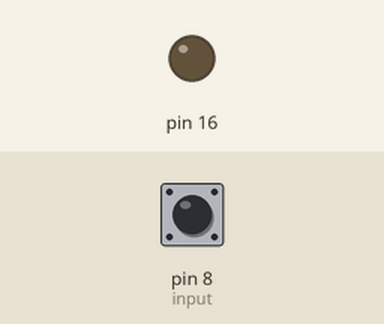
A program run on a simulated Raspberry Pi (header pin numbers). Parts: output pins drawn as LEDs (lit = HIGH). Inputs (shaded band) come from the test bench; at power-on: pin 8 (input) HIGH. What the program prints to the terminal is not drawn.

Above: at 1.2 s.
1.3 s: pin 8 (input) pulled LOW for 0.15 s
At 1.37 s:
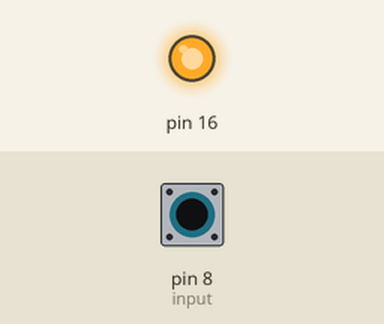
2.9 s: pin 8 (input) pulled LOW for 3.2 s
At 7.4 s:
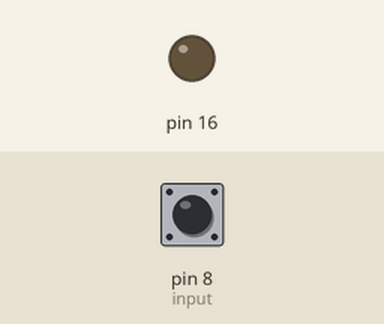
Timing chart, 0 to 8.9 s (numbered marks = the images above; inputs shaded):
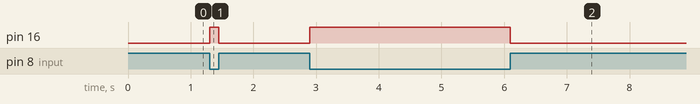

Measured:
- after the input at 1.3 s, pin 16: LOW → HIGH at once, → LOW 0.15 s later
- after the input at 2.9 s, pin 16: LOW → HIGH at once, → LOW 3.2 s later

The program:

button_led.py
```python
'''
Use button to turn on a LED
'''

import time
import RPi.GPIO as GPIO

GPIO.setmode(GPIO.BOARD)
GPIO.setup(8,GPIO.IN,pull_up_down=GPIO.PUD_UP)
GPIO.setup(16,GPIO.OUT)
#input is BOARD 8
#output is BOARD 16

while True:
	input=GPIO.input(8)
	if input == 0:
		GPIO.output(16,True)
	if input == 1:
		GPIO.output(16,False)
	print(input)
	
```
